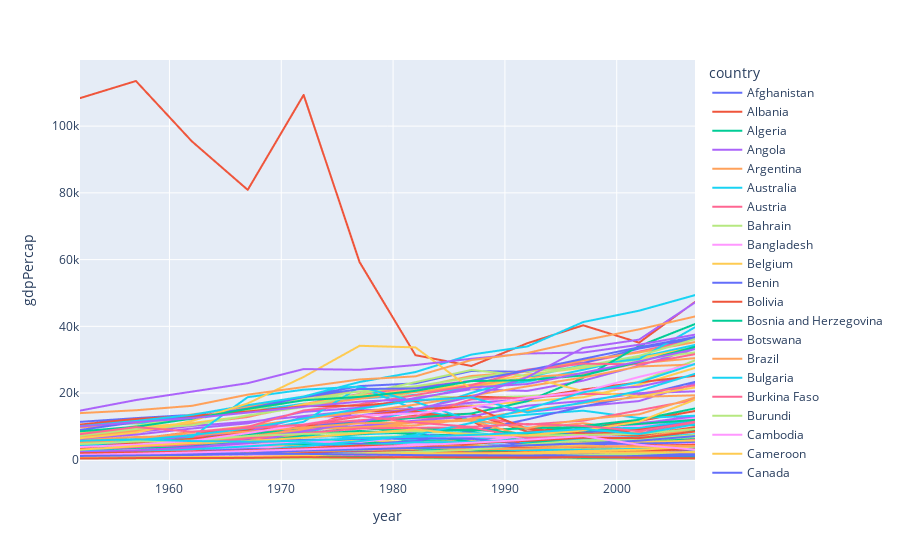

Write notebook code for a chart like this one.
### Code cell
fig=px.line(data_frame=gapminder, x='year', y='gdpPercap', color="country")
fig.show()
